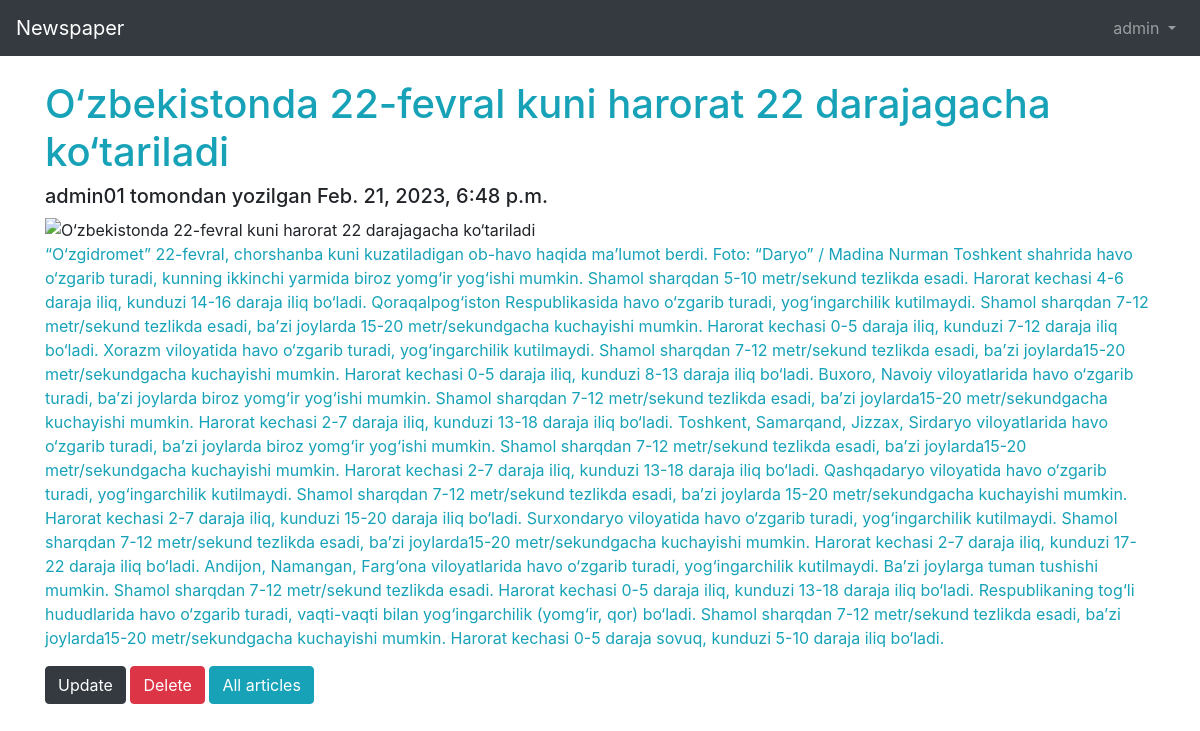
Screenshot of /3/detail/ (signed in) with the database file from the repository.
### users/models.py (models this page shows)
class CustomUser(AbstractUser):
    firstname = models.CharField(max_length=50)
    lastname = models.CharField(max_length=100)
    email = models.EmailField(max_length=100)
    age = models.PositiveIntegerField(null=True, blank=True)
    address = models.CharField(max_length=200)
    phone = models.CharField(max_length=20)
    job = models.CharField(max_length=50)

### articles/models.py (models this page shows, shortened)
class Article(models.Model):
    author = models.ForeignKey(
        get_user_model(),
        on_delete=models.CASCADE,
    )
    title = models.CharField(max_length=255)
    body = models.TextField()
    image = models.ImageField(upload_to='images',
                              blank=True)
    date = models.DateTimeField(auto_now_add=True)

### articles/views.py (the view)
# urls.py: path('<int:pk>/detail/', ArticleDetailView.as_view(), name='article_detail'),
class ArticleDetailView(LoginRequiredMixin, DetailView):
    model = Article
    template_name = 'article_detail.html'
    login_url = 'login'

### templates/article_detail.html
{%extends 'base.html'%} {%load crispy_forms_tags%} {%block title%} Article Edit {%endblock%} {%block content%}
<h1 class="text-info">{{object.title}}</h1>
<h5 class="card-muted">{{object.author}} tomondan yozilgan {{object.date}}</h5>
{%if object.image%}
<img src="{{object.images.url }}" alt="{{object.title}}" width="400" height="400"> {%endif%}
<p class="text-info">{{object.body}}</p>
<a href="{% url 'article_update' article.pk%}" class="btn btn-dark">Update</a>
<a href="{% url 'article_delete' article.pk%}" class="btn btn-danger">Delete</a>
<a href="{% url 'article_list' %}" class="btn btn-info">All articles</a> {%endblock%}

### templates/base.html (shortened to what this page needs)
<!DOCTYPE html>
<html lang="en">
<head>
    <link rel="stylesheet" href="https://cdn.jsdelivr.net/npm/bootstrap@4.0.0/dist/css/bootstrap.min.css">
</head>
<body>
    <header>
        <nav class="navbar navbar-expand-md navbar-dark bg-dark mb-4">
            <a class="navbar-brand" href="{% url 'article_list' %}">Newspaper</a>
            <div class="collapse navbar-collapse" id="navbarCollapse">
                {% if user.is_authenticated %}
                <ul class="navbar-nav ml-auto">
                    <li class="nav-item">
                        <a class="nav-link dropdown-toggle" href="#" id="userMenu" data-toggle="dropdown" aria-haspopup="true" aria-expanded="false">
            {{ user.username }}
            </a>
                    </li>
                </ul>
                {% endif %}
            </div>
        </nav>
        <div class="container">
            {% block content %} {% endblock content %}
        </div>
    </header>
</body>
</html>

### rows the page displays
CustomUser: username "admin"
Article: title "O‘zbekistonda 22-fevral kuni harorat 22 darajagacha ko‘tariladi", author "admin01", date "Feb. 21, 2023, 6:48 p.m.", body "“O‘zgidromet” 22-fevral, chorshanba kuni kuzatiladigan ob-havo haqida ma’lumot berdi. Foto: “Daryo” / Madina Nurman Toshkent shahrida havo o‘zgarib turadi, kunning ikkinchi yarmida biroz yomg‘ir yog‘ishi mumkin. Shamol sharqdan 5-10 metr/sekund tezlikda esadi. Harorat kechasi 4-6 daraja iliq, kunduzi 14-16 daraja iliq bo‘ladi. Qoraqalpog‘iston Respublikasida havo o‘zgarib turadi, yog‘ingarchilik kutilmaydi. Shamol sharqdan 7-12 metr/sekund tezlikda esadi, baʼzi joylarda 15-20 metr/sekundgacha kuchayishi mumkin. Harorat kechasi 0-5 daraja iliq, kunduzi 7-12 daraja iliq bo‘ladi. Xorazm viloyatida havo o‘zgarib turadi, yog‘ingarchilik kutilmaydi. Shamol sharqdan 7-12 metr/sekund tezlikda…"
